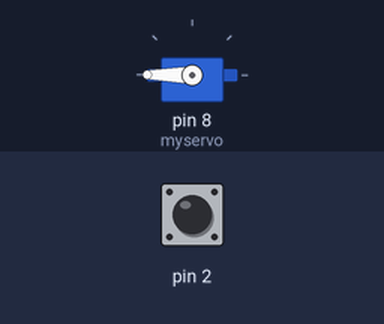
Simulated run of this sketch. Board: Arduino Uno, built with avr-gcc and run on an emulated ATmega328P. Parts: servo. Inputs (shaded band) come from the test bench; at power-on: pin 2 HIGH.

Above: at 1.2 s.
1.3 s: pin 2 pulled LOW for 0.15 s
At 1.37 s:
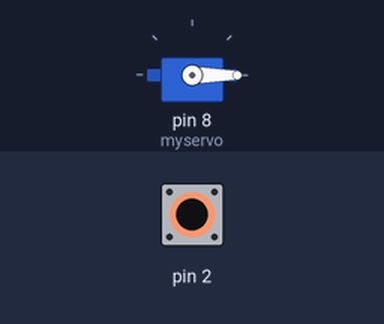
2.9 s: pin 2 pulled LOW for 3.2 s
At 6.4 s:
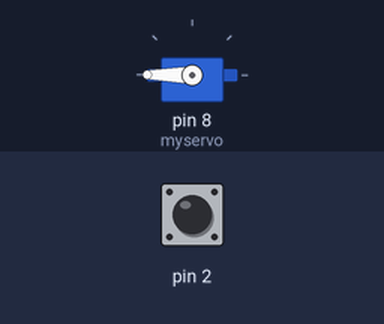
Timing chart, 0 to 7.9 s (numbered marks = the images above; inputs shaded):
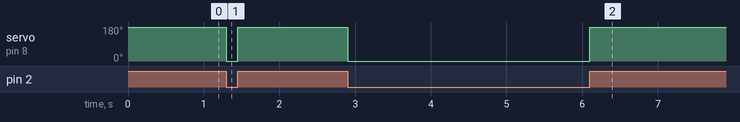

The sketch:

Hand_Sanitizer_Otomatis.ino
```cpp
#include <Servo.h>
Servo myservo;
int angle=0;
int angleStep=50;

void setup() {
  myservo.attach(8);
  pinMode(2,INPUT_PULLUP);
    // put your setup code here, to run once:

}

void loop() {
  if(digitalRead(2)==HIGH){
    myservo.write(180);
   }else{
    myservo.write(-180);
   }
  // put your main code here, to run repeatedly:
}
```

Measured:
- after the input at 1.3 s, servo on pin 8 (myservo): 180° → 0° at once, → 180° 0.15 s later
- after the input at 2.9 s, servo on pin 8 (myservo): 180° → 0° at once, → 180° 3.2 s later
